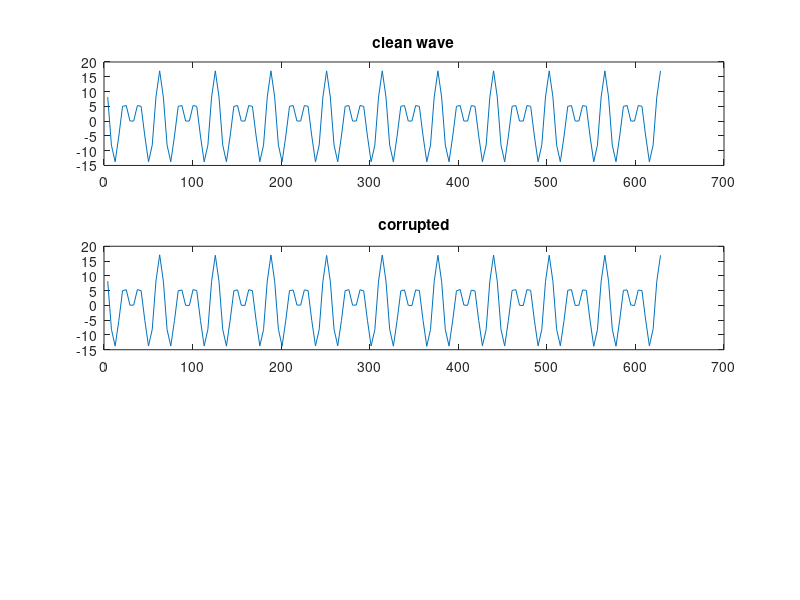

Write the MATLAB code that produced this figure. (Note: this script raises an error after producing the figure.)
a=8;
b=9;
w1=0.2;
w2=0.3;
w=0.1;
ts=2*pi/(5*w2);  %% sampling rate
ns=5*w2/w; %%no of samples per cycle
x=zeros(1,10*ns);
y=ts*[1:10*ns];
x=a*cos(w1*y)+b*cos(w2*y);
 subplot(3,1,1);
 plot(y,x);
 title('clean wave');
%%--------------------------------------------------<<<q1
sx=numel(x);
sigma=0.2;
xd=x+sigma*(rand(1,sx)-0.5);
subplot(3,1,2);
plot(y,xd);
tf=['corrupted sigma=',num2str(sigma)];
title('corrupted');
%%--------------------------------------------------<<<q2
xd1=xd;
M=5;
xd1=filter1(xd1,M);
subplot(3,1,3);
plot(y,xd1);
tf=['filtered M=',num2str(M),' sigma=',num2str(sigma)];
title(tf);